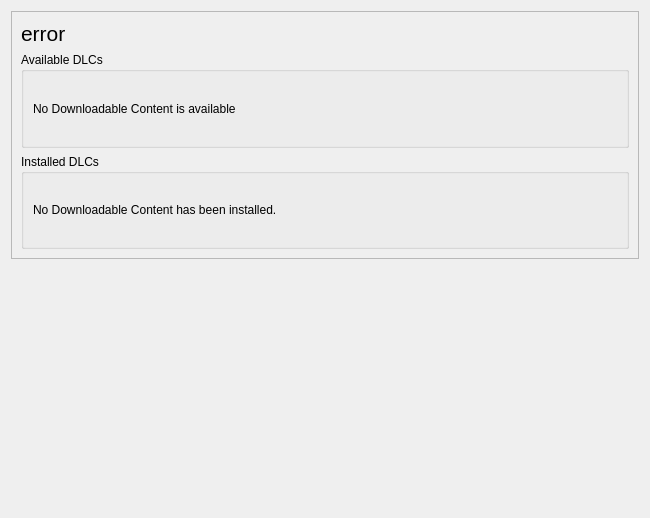
<?xml version="1.0" encoding="UTF-8"?>
<ui version="4.0">
 <class>GameDlc</class>
 <widget class="QWidget" name="GameDlc">
  <property name="geometry">
   <rect>
       <x>0</x>
       <y>0</y>
       <width>650</width>
       <height>518</height>
   </rect>
  </property>
  <property name="windowTitle">
      <string notr="true">GameDlc</string>
  </property>
     <layout class="QVBoxLayout" name="game_dlc_layout">
         <item>
             <widget class="QScrollArea" name="noborder">
                 <property name="widgetResizable">
                     <bool>true</bool>
                 </property>
                 <widget class="QWidget" name="scrollAreaWidgetContents">
                     <property name="geometry">
                         <rect>
                             <x>0</x>
                             <y>0</y>
                             <width>630</width>
                             <height>245</height>
                         </rect>
                     </property>
                     <layout class="QVBoxLayout" name="verticalLayout">
                         <item>
                             <widget class="QLabel" name="game_title">
                                 <property name="sizePolicy">
                                     <sizepolicy hsizetype="Preferred" vsizetype="Maximum">
                                         <horstretch>0</horstretch>
                                         <verstretch>0</verstretch>
                                     </sizepolicy>
                                 </property>
                                 <property name="font">
                                     <font>
                                         <pointsize>16</pointsize>
                                     </font>
                                 </property>
                                 <property name="text">
                                     <string notr="true">error</string>
                                 </property>
                                 <property name="textInteractionFlags">
                                     <set>Qt::LinksAccessibleByMouse|Qt::TextSelectableByMouse</set>
                                 </property>
                             </widget>
                         </item>
                         <item>
                             <widget class="QGroupBox" name="available_dlc_group">
                                 <property name="sizePolicy">
                                     <sizepolicy hsizetype="Preferred" vsizetype="Preferred">
                                         <horstretch>0</horstretch>
                                         <verstretch>0</verstretch>
                                     </sizepolicy>
                                 </property>
                                 <property name="title">
                                     <string>Available DLCs</string>
                                 </property>
                                 <property name="alignment">
                                     <set>Qt::AlignLeading|Qt::AlignLeft|Qt::AlignTop</set>
                                 </property>
                                 <layout class="QVBoxLayout" name="available_dlc_group_layout">
                                     <item>
                                         <widget class="QLabel" name="available_dlc_label">
                                             <property name="text">
                                                 <string>No Downloadable Content is available</string>
                                             </property>
                                         </widget>
                                     </item>
                                 </layout>
                             </widget>
                         </item>
                         <item>
                             <widget class="QGroupBox" name="installed_dlc_group">
                                 <property name="sizePolicy">
                                     <sizepolicy hsizetype="Preferred" vsizetype="Preferred">
                                         <horstretch>0</horstretch>
                                         <verstretch>0</verstretch>
                                     </sizepolicy>
                                 </property>
                                 <property name="title">
                                     <string>Installed DLCs</string>
                                 </property>
                                 <property name="alignment">
                                     <set>Qt::AlignLeading|Qt::AlignLeft|Qt::AlignTop</set>
                                 </property>
                                 <layout class="QVBoxLayout" name="installed_dlc_group_layout">
                                     <item>
                                         <widget class="QLabel" name="installed_dlc_label">
                                             <property name="text">
                                                 <string>No Downloadable Content has been installed.</string>
                                             </property>
                                         </widget>
                                     </item>
                                 </layout>
                             </widget>
                         </item>
                     </layout>
                 </widget>
             </widget>
         </item>
         <item>
             <spacer name="verticalSpacer">
                 <property name="orientation">
                     <enum>Qt::Vertical</enum>
                 </property>
                 <property name="sizeHint" stdset="0">
                     <size>
                         <width>20</width>
                         <height>40</height>
                     </size>
                 </property>
             </spacer>
   </item>
  </layout>
 </widget>
 <resources/>
 <connections/>
</ui>
